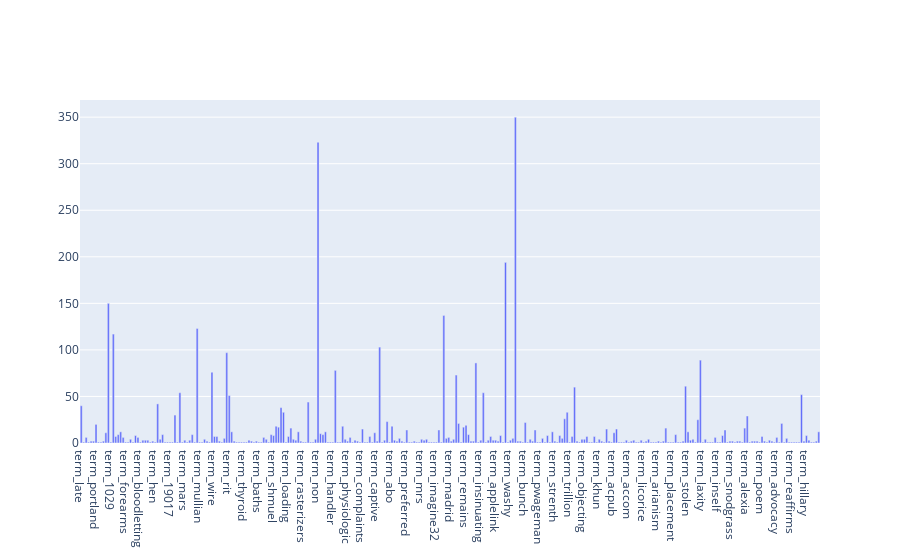

Notebook cell for this chart:
### Markdown cell above
## Exercise 14 (take home):
The chart above contains all the vocabulary, and it's computationally intensive to both compute and visualize. Can you efficiently reduce the number of terms you want to visualize as an exercise.

### Code cell
# Use sampling to reduce the number of terms.
# We use dictionary to make DataFrame
dict_xy = {"feature":["term_"+str(i) for i in count_vect.get_feature_names_out()],"frequencies":term_frequencies}
df_xy = pd.DataFrame(dict_xy)
df_xy_sample = df_xy.sample(300)

x = df_xy_sample["feature"]
y=df_xy_sample["frequencies"]

fig5 = go.Figure(data = [go.Bar(x=x, y=y)])
fig5.show()

### Figure 1 — Plotly figure (JSON) as saved in the notebook; plotly's stock layout.template omitted (floating-point values rounded to 4 significant figures; data arrays with more than 128 entries replaced by an {"elided": "..."} marker saying what was removed)
{"data": [{"type": "bar", "x": {"elided": "300 str values"}, "y": {"elided": "300 int values"}}], "layout": {}}
